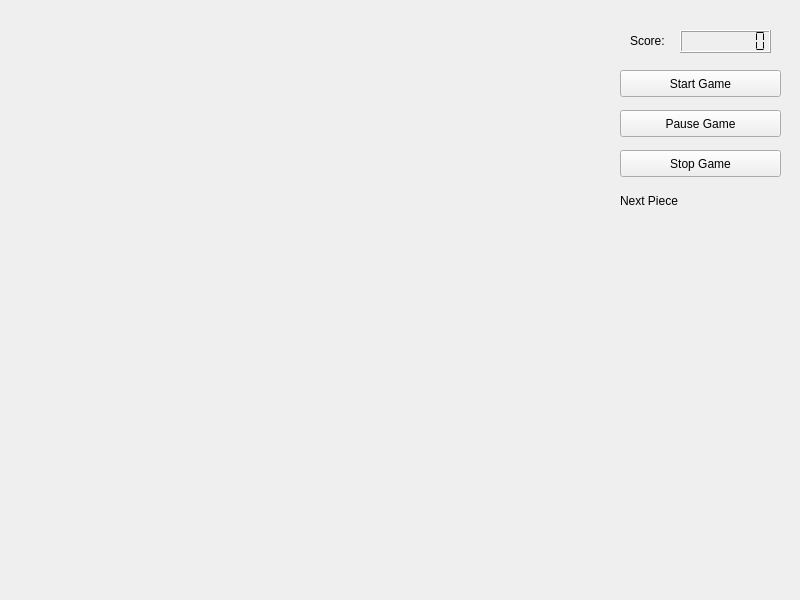
<?xml version="1.0" encoding="UTF-8"?>
<ui version="4.0">
 <class>MainWindow</class>
 <widget class="QMainWindow" name="MainWindow">
  <property name="windowModality">
   <enum>Qt::ApplicationModal</enum>
  </property>
  <property name="geometry">
   <rect>
    <x>0</x>
    <y>0</y>
    <width>800</width>
    <height>600</height>
   </rect>
  </property>
  <property name="minimumSize">
   <size>
    <width>800</width>
    <height>600</height>
   </size>
  </property>
  <property name="maximumSize">
   <size>
    <width>800</width>
    <height>600</height>
   </size>
  </property>
  <property name="windowTitle">
   <string>Tetris</string>
  </property>
  <widget class="QWidget" name="centralWidget">
   <widget class="QPushButton" name="startButton">
    <property name="geometry">
     <rect>
      <x>620</x>
      <y>70</y>
      <width>161</width>
      <height>27</height>
     </rect>
    </property>
    <property name="text">
     <string>Start Game</string>
    </property>
   </widget>
   <widget class="QPushButton" name="pauseButton">
    <property name="geometry">
     <rect>
      <x>620</x>
      <y>110</y>
      <width>161</width>
      <height>27</height>
     </rect>
    </property>
    <property name="text">
     <string>Pause Game</string>
    </property>
   </widget>
   <widget class="QPushButton" name="stopButton">
    <property name="geometry">
     <rect>
      <x>620</x>
      <y>150</y>
      <width>161</width>
      <height>27</height>
     </rect>
    </property>
    <property name="text">
     <string>Stop Game</string>
    </property>
   </widget>
   <widget class="QLabel" name="label">
    <property name="geometry">
     <rect>
      <x>630</x>
      <y>20</y>
      <width>41</width>
      <height>41</height>
     </rect>
    </property>
    <property name="text">
     <string>Score:</string>
    </property>
   </widget>
   <widget class="QLCDNumber" name="score">
    <property name="geometry">
     <rect>
      <x>680</x>
      <y>30</y>
      <width>91</width>
      <height>23</height>
     </rect>
    </property>
    <property name="digitCount">
     <number>8</number>
    </property>
    <property name="segmentStyle">
     <enum>QLCDNumber::Flat</enum>
    </property>
    <property name="intValue" stdset="0">
     <number>0</number>
    </property>
   </widget>
   <widget class="QLabel" name="label_2">
    <property name="geometry">
     <rect>
      <x>620</x>
      <y>190</y>
      <width>71</width>
      <height>21</height>
     </rect>
    </property>
    <property name="text">
     <string>Next Piece</string>
    </property>
   </widget>
  </widget>
 </widget>
 <layoutdefault spacing="6" margin="11"/>
 <resources/>
 <connections/>
</ui>
